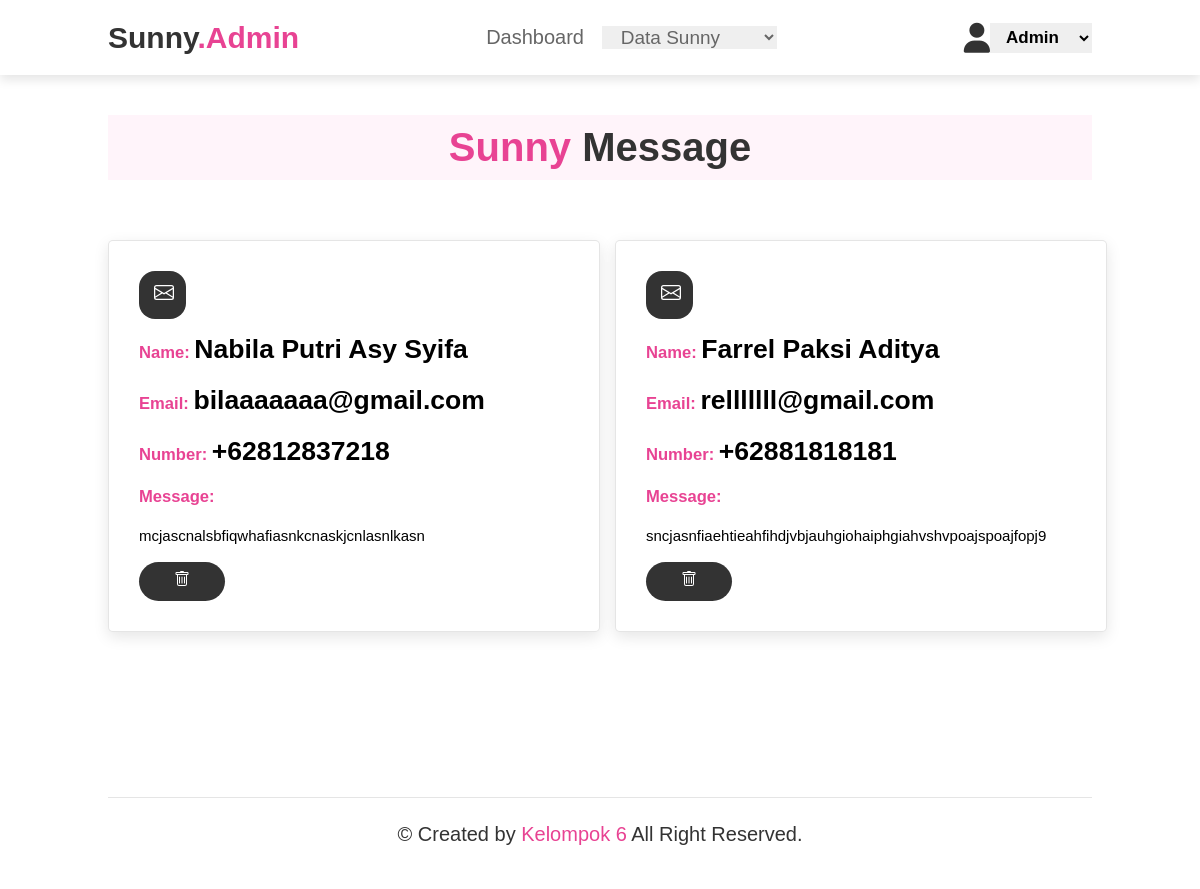
Screenshot of /admin/s.message.php with the database file from the repository.
### tables this page shows
CREATE TABLE `pesan` (
  `id` int(11) NOT NULL,
  `m_nama` varchar(100) DEFAULT NULL,
  `m_email` varchar(100) DEFAULT NULL,
  `m_number` varchar(12) DEFAULT NULL,
  `m_pesan` varchar(255) DEFAULT NULL
);

### admin/s.message.php (the view, shortened to what this page needs)
<!DOCTYPE html>
<html lang="en">
<head>
</head>
<body>
    <?php
    include 'header.php';
    ?>
    <section>
        <h1 class="heading"><span>Sunny</span> Message</h1>
    </section>
    <section class="message" id="message">
        <div class="row">
            <?php
            $result = mysqli_query($koneksi, "SELECT * FROM pesan");
            while ($row = mysqli_fetch_assoc($result)) {
            ?>
                <div class="mess">
                    <div class="m-mess">
                        <p class="m-icons">
                        </p>
                    </div>
                    <div>
                        <h5>Name: <span><?= $row['m_nama']; ?></span></h5>
                    </div>
                    <div>
                        <h5>Email: <span><?= $row['m_email']; ?></span></h5>
                    </div>
                    <div>
                        <h5>Number: <span><?= $row['m_number']; ?></span></h5>
                    </div>
                    <div>
                        <h5>Message:</h5>
                        <div class="m-text">
                            <p>
                                <?= $row['m_pesan']; ?>
                            </p>
                        </div>
                    </div>
                    <a href="proses/delete.message.php?id=<?= $row['id']; ?>" class="btn" onclick="return confirm('Apakah Anda Ingin Menghapus Pesan Ini?')">
                    </a>
                </div>
            <?php
            }
            ?>
        </div>
    </section>
    <br><br><br><br><br><br><br><br><br><br>
    <?php
    include 'footer.php';
    ?>
</body>
</html>

### css/styleadmin.css (style rules this page uses)
:root { --pink: #e84393; }
* { margin: 0; box-sizing: border-box; font-family: Verdana, Geneva, Tahoma, sans-serif; outline: none; border: none; text-decoration: none; transition: 0.2s linear; }
html { font-size: 62.5%; scroll-behavior: smooth; scroll-padding-top: 6rem; overflow-x: hidden; }
section { padding: 2rem 9%; }
.heading { text-align: center; font-size: 4rem; color: #333; padding: 1rem; margin: 2rem 0; background: rgba(255, 51, 153, 0.05); }
.heading span { color: var(--pink); }
.btn { display: inline-block; margin-top: 1rem; border-radius: 5rem; background: #333; color: #fff; padding: 0.9rem 3.5rem; cursor: pointer; font-size: 1.7rem; }
.message .row { display: grid; grid-template-columns: 50% 50%; gap: 1.5rem; }
.message .row .mess { font-size: 2rem; background: #fff; width: auto; box-shadow: 0 0.5rem 1.5rem rgba(0, 0, 0, 0.1); border-radius: 0.5rem; border: 0.1rem solid rgba(0, 0, 0, 0.1); position: relative; padding: 3rem; }
.message .mess .m-mess { display: grid; grid-template-columns: 25% 25%; background: #333; width: 11%; padding: 1rem; border-radius: 1.6rem; margin-bottom: 1.5rem; color: white; transition: width 0.5; }
.message .mess .m-mess .m-icons { text-align: center; padding: 0 0.5rem; }
.message .mess h5 { margin-bottom: 2rem; color: var(--pink); }
.message .mess span { color: black; }
.message .mess .m-text { font-size: 1.5rem; margin-top: 0.7rem; margin-bottom: 0.8rem; }

### rows the page displays
pesan: m_nama "Nabila Putri Asy Syifa", m_email "bilaaaaaaa@gmail.com", m_number "+62812837218", m_pesan "mcjascnalsbfiqwhafiasnkcnaskjcnlasnlkasn"
pesan: m_nama "Farrel Paksi Aditya", m_email "relllllll@gmail.com", m_number "+62881818181", m_pesan "sncjasnfiaehtieahfihdjvbjauhgiohaiphgiahvshvpoajspoajfopj9"
